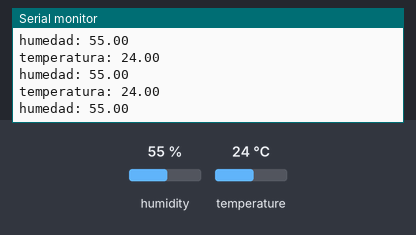
Bench run of a sketch on a simulated Arduino Uno, built with avr-gcc and run on an emulated ATmega328P. Parts: the last lines printed to the serial monitor. The test bench sets the inputs (shaded band); at power-on: humidity 55 %, temperature 24 °C.

Above: at 2.8 s.
2.9 s: humidity set to 22 %
At 5.5 s:
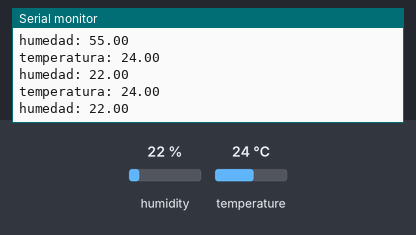
5.6 s: temperature set to 12 °C
At 6.6 s:
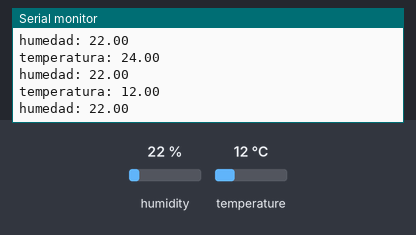
8.3 s: humidity set to 40 %
At 11.0 s:
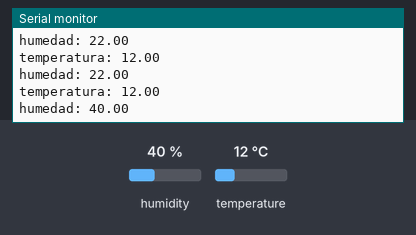
Timing chart, 0 to 12.5 s (numbered marks = the images above; inputs shaded):
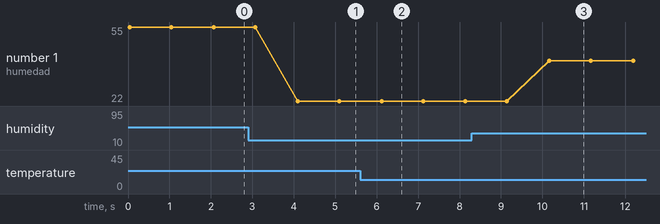

Measured:
- after the input at 2.9 s, the serial monitor: prints a new line after 1.2 s (image 1)
- after the input at 5.6 s, the serial monitor: prints a new line after 0.50 s (image 2)
- after the input at 8.3 s, the serial monitor: prints a new line after 1.9 s (image 3)
- plotted number 1: 55 → 22 after the input at 2.9 s, 22 → 40 after the input at 8.3 s

The sketch:

sketch_dec01b.ino
```cpp
#include <DHT.h>
#include <DHT_U.h>

DHT dht (12, DHT11);
float tempe, hume;
void setup(){
  Serial.begin(9600);
  dht.begin();
}

void loop()
{
  hume= dht.readHumidity();
  tempe= dht.readTemperature();

  //temperatura
  Serial.println("temperatura: " + String(tempe));

  //humedad
  Serial.println("humedad: " +String(hume));
  delay(1000);
}
```
